Frame 1 (no input): blank canvas, image omitted
Frame 60 (no input): blank canvas, image omitted
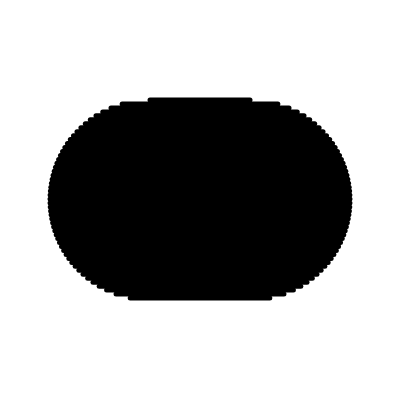
Frame 120 (the mouse pressed at the canvas centre since frame 60)

The p5.js sketch whose frames 1 and 60 were blank and that drew this single picture after the mouse press (run headless with seeded random() and noise() and a simulated clock; from frame 60 on, the mouse is pressed at the canvas centre):

// p5.js sketch
// ── sketch.js
/* eslint-disable no-use-before-define, class-methods-use-this, no-undef */


function setup() {
  createCanvas(400, 400);
}

function draw() {
  background(255);
  const nLines = map(mouseX, 0, width, 1,100);
  strokeWeight(map(mouseY, 0, height, 0,10))
  drawLineCircle({x: width/2, y: height/2}, 100, nLines);
}


function drawLineCircle(c, r, nLines) {
  const w = 100;
  for(let i = 0; i <= nLines; i++) {
    const y = i / nLines * r * 2 - r;
    const x = sqrt(r*r - y*y);
    print(i, x, y)

    line(c.x - x - w/2, c.y + y, c.x + x + w/2, c.y + y)
  }
}
